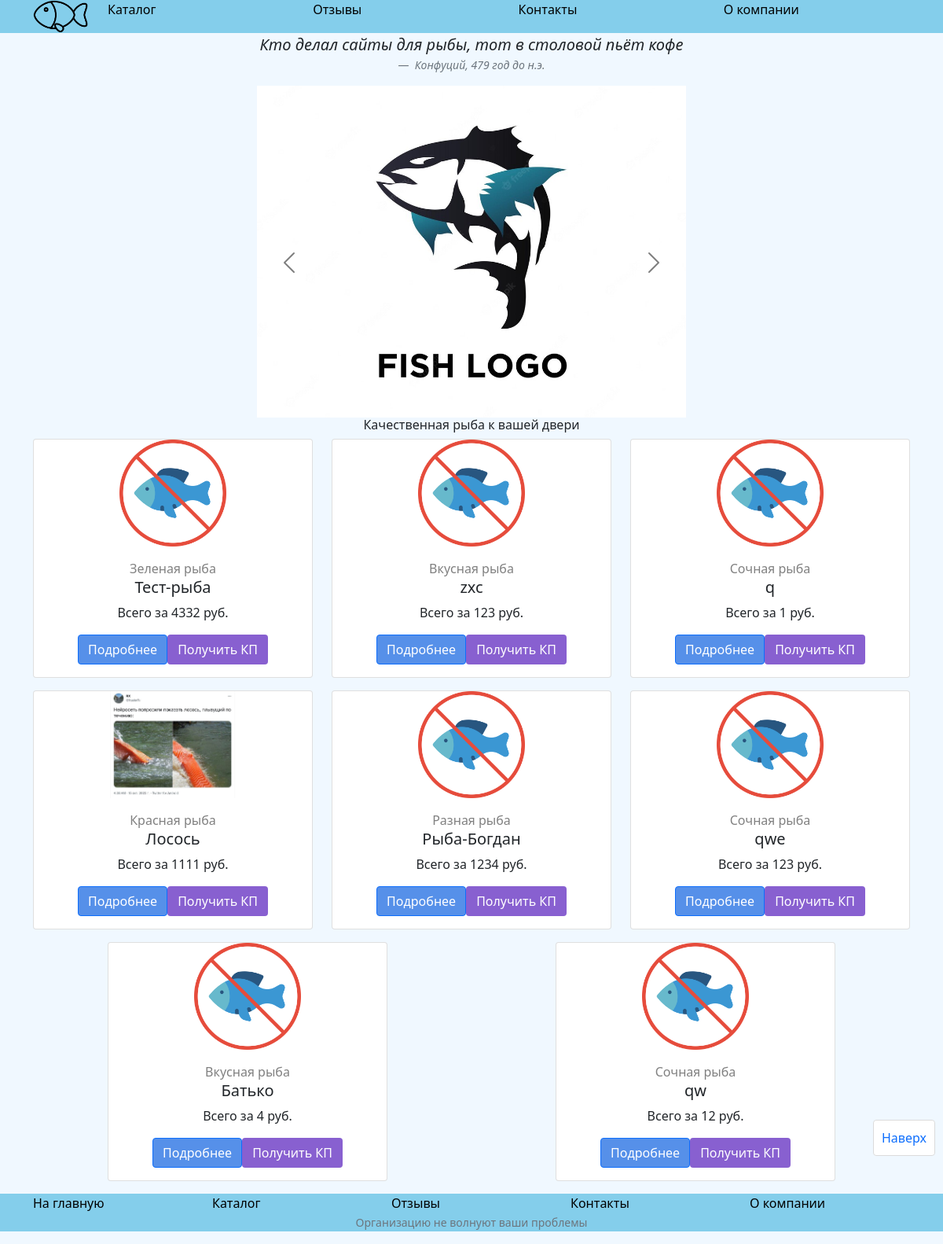
The page / on the database its author committed.
### catalog/models.py (models this page shows, shortened)
class Fish(models.Model):
    name = models.CharField(max_length=255, help_text="Название рыбы")
    price = models.IntegerField(help_text="Стоимость рыбы")
    category = models.ForeignKey(Category, on_delete=models.DO_NOTHING)
    provider = models.ForeignKey(Provider, on_delete=models.DO_NOTHING, null=True)
    active = models.BooleanField(default=0)
    slug = models.SlugField(null=False, unique=True)
    image = models.ImageField(upload_to = 'uploads/%Y/%m/%d/', null = True, blank = True,)
    attributes = models.ManyToManyField(Attribute, through='FilterInfo', related_name='attributes')
    CreateDate = models.DateField(auto_now_add=True)
    UpdateDate = models.DateField(auto_now=True, null=True)
    class Meta:
        ordering = ['-UpdateDate']

class Category(models.Model):
    name = models.CharField(max_length=255, help_text = "Название категории")
    slug = models.SlugField(null=False, unique=True)
    image = models.ImageField(upload_to = 'uploads/category/', null = True, blank = True,)
    parent = models.ForeignKey('self', related_name='children', on_delete=models.SET_NULL, blank=True, null=True)
    CreateDate = models.DateField(auto_now_add=True)
    UpdateDate = models.DateField(auto_now=True, null=True)
    def __str__(self):
        return self.name

### catalog/views.py (the view)
# urls.py: path('', index, name = 'home'),
def index(request):
    if request.method == 'POST':
        form = CallbackForm(request.POST)
        if form.is_valid():
            a = Callback_request(
                name = form.cleaned_data["name"],
                phone = form.cleaned_data["phone"],
                email = form.cleaned_data["email"],
                text = form.cleaned_data["text"],
            )
            a.save()
            return HttpResponseRedirect('/nice/')
    else:
        form = CallbackForm()
    random_fish = Fish.objects.order_by('?')[:8]
    categories = Category.objects.filter(parent = None)
    return render (request,'index.html', {'categories':categories,'random_fish':random_fish, 'form':form})

### catalog/templates/index.html (shortened to what this page needs)
{% extends "base.html" %}
{% block content %}
{% load static %}
<figure style="text-align: center;">
  <blockquote class="blockquote">
    <p><i>Кто делал сайты для рыбы, тот в столовой пьёт кофе</i></p>
  </blockquote>
  <figcaption class="blockquote-footer">
    <i>Конфуций, 479 год до н.э.</i>
  </figcaption>
</figure>
<div class="section">
  <div class="container">
    <div class="row">
      <div class="col-6">
        <div id="carousel-category" class="carousel carousel-dark slide" data-bs-ride="carousel" data-bs-touch="true">
          <div class="carousel-inner">
            <div class="carousel-item active">
              <img src="{% static 'fish-logo.jpg' %}" class="d-block w-100" alt="fish-logo">
              <div class="carousel-caption-color $black d-none d-md-block">
                <h6 style="text-align: center;">Качественная рыба к вашей двери</h6>
              </div>
            </div>
          </div>
          <button class="carousel-control-prev" type="button" data-bs-target="#carousel-category" data-bs-slide="prev">
            <span class="carousel-control-prev-icon" aria-hidden="true"></span>
          </button>
          <button class="carousel-control-next" type="button" data-bs-target="#carousel-category" data-bs-slide="next">
            <span class="carousel-control-next-icon" aria-hidden="true"></span>
          </button>
        </div>
      </div>
    </div>
  </div>
</div>
<div class="section">
  <div class="container">
    <div class="row">
      {% static 'fish_placeholder.png' as empty_image %}
      {% include "includes/product_list.html" with fishies=random_fish empty_image=empty_image %}
    </div>
  </div>
</div>
{% endblock %}

### catalog/templates/includes/product_list.html (shortened to what this page needs)
{% for fish in fishies %}
<div class="col-4">
    <div class="card">
        {% if fish.image %}
        <a href="/catalog/fish/{{ fish.slug }}">
            <img class="img-fluid" src="/{{fish.image}}" alt="sample text">
        </a>
        {% else %}
        <a href="/catalog/fish/{{ fish.slug }}">
            <img class="img-fluid" src="{{empty_image}}" alt="sample text">
        </a>
        {% endif %}
        <div class="card-body">
            <div>
                <p class="card-category">{{ fish.category }}</p>
                <h5 class="card-title">{{ fish.name }}</h5>
            </div>
            <p class="card-text">Всего за {{ fish.price }} руб.</p>
            <div class="card-buttons">
                <a href="/catalog/fish/{{ fish.slug }}" class="btn btn-primary">Подробнее</a>
                <button type="button" class="btn btn-commers" data-bs-toggle="modal" data-bs-target="#Callback">
                    Получить КП
                </button>
            </div>
        </div>
    </div>
</div>
{% endfor %}

### css/style.css (style rules this page uses)
body { background-color: aliceblue; }
div { margin: auto; }
.card { background-color: white; margin-bottom: 1rem; text-align: center; }
.card .img-fluid { max-width: 203px; max-height: 136px; }
.card-category { color: gray; margin-bottom: 0; }
.card-buttons { display: flex; justify-content: space-between; }
.btn-commers { background-color: #8860d0; color: white }
.btn-primary { background-color: #5690E9; }

### rows shown on the page
Fish: category "Зеленая рыба", name "Тест-рыба", price "4332"
Fish: category "Вкусная рыба", name "zxc", price "123"
Fish: category "Сочная рыба", name "q", price "1"
Fish: image (picture), category "Красная рыба", name "Лосось", price "1111"
Fish: category "Разная рыба", name "Рыба-Богдан", price "1234"
Fish: category "Сочная рыба", name "qwe", price "123"
Fish: category "Вкусная рыба", name "Батько", price "4"
Fish: category "Сочная рыба", name "qw", price "12"
